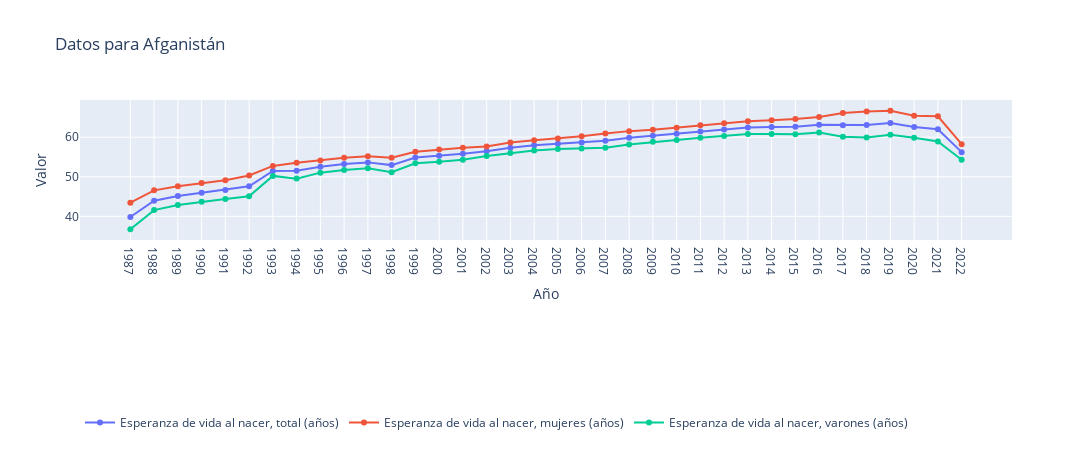
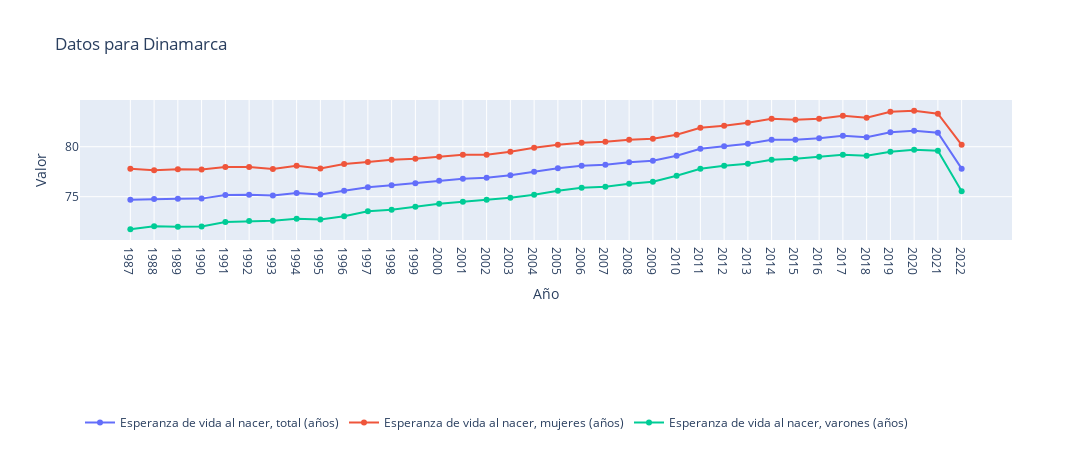
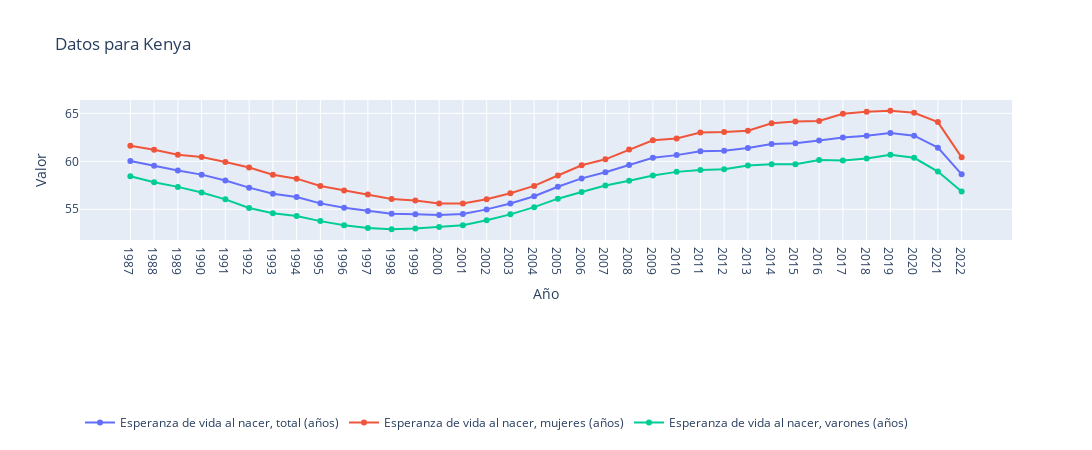
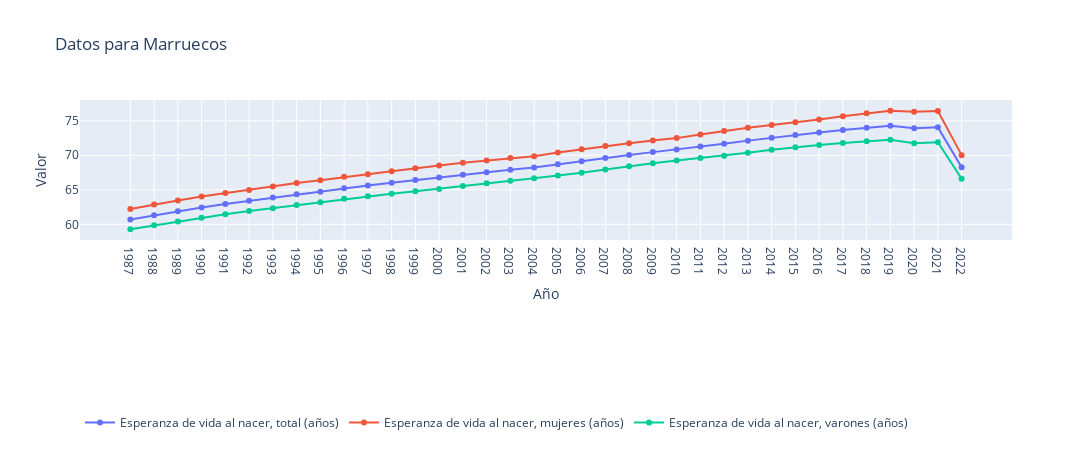

Notebook code cell kept with these figures, in order:
### Markdown cell above
## Observemos la distribución de los factores por cada país a continuación

### Code cell
# Obtener los factores únicos por país
factores_por_pais = df_filled.groupby(['país'])['factor_(serie)'].unique().apply(list).to_dict()

# Crear una lista con los nombres de los países en el DataFrame
paises = df_filled['país'].unique().tolist()

# Crear un widget de menú desplegable (dropdown) para seleccionar un país
dropdown_paises = widgets.Dropdown(
    options=paises,
    description='Seleccionar país:'
)

# Función para graficar los datos por país seleccionado
def graficar_datos_por_pais(pais):
    datos_pais = df_filled[df_filled['país'] == pais]

    fig = go.Figure()
    
    for factor in factores_por_pais[pais]:
        datos_factor = datos_pais[datos_pais['factor_(serie)'] == factor]
        fig.add_trace(go.Scatter(x=datos_factor['Año'], y=datos_factor['Valor'], mode='lines+markers', name=factor))
    
    fig.update_layout(
        title=f'Datos para {pais}',
        xaxis_title='Año',
        yaxis_title='Valor',
        legend=dict(x=0, y=-1.2, orientation='h'),
        height=450,
        width=1200
    )
    fig.show()

# Interactividad: enlazar el widget de menú desplegable a la función de graficado
widgets.interactive(graficar_datos_por_pais, pais=dropdown_paises)

### Figure 1 — Plotly figure (JSON) as saved in the notebook; plotly's stock layout.template omitted (floating-point values rounded to 4 significant figures)
{"data": [{"mode": "lines+markers", "name": "Esperanza de vida al nacer, total (años)", "type": "scatter", "x": ["1987", "1988", "1989", "1990", "1991", "1992", "1993", "1994", "1995", "1996", "1997", "1998", "1999", "2000", "2001", "2002", "2003", "2004", "2005", "2006", "2007", "2008", "2009", "2010", "2011", "2012", "2013", "2014", "2015", "2016", "2017", "2018", "2019", "2020", "2021", "2022"], "y": [39.84, 43.96, 45.16, 45.97, 46.66, 47.6, 51.47, 51.49, 52.54, 53.24, 53.63, 52.94, 54.85, 55.3, 55.8, 56.45, 57.34, 57.94, 58.36, 58.68, 59.11, 59.85, 60.36, 60.85, 61.42, 61.92, 62.42, 62.55, 62.66, 63.14, 63.02, 63.08, 63.56, 62.58, 61.98, 56.22]}, {"mode": "lines+markers", "name": "Esperanza de vida al nacer, mujeres (años)", "type": "scatter", "x": ["1987", "1988", "1989", "1990", "1991", "1992", "1993", "1994", "1995", "1996", "1997", "1998", "1999", "2000", "2001", "2002", "2003", "2004", "2005", "2006", "2007", "2008", "2009", "2010", "2011", "2012", "2013", "2014", "2015", "2016", "2017", "2018", "2019", "2020", "2021", "2022"], "y": [43.45, 46.57, 47.61, 48.4, 49.14, 50.32, 52.74, 53.54, 54.09, 54.81, 55.15, 54.82, 56.3, 56.86, 57.34, 57.67, 58.65, 59.22, 59.7, 60.24, 60.91, 61.53, 61.89, 62.41, 62.99, 63.51, 64.03, 64.27, 64.58, 65.1, 66.1, 66.46, 66.68, 65.43, 65.28, 58.22]}, {"mode": "lines+markers", "name": "Esperanza de vida al nacer, varones (años)", "type": "scatter", "x": ["1987", "1988", "1989", "1990", "1991", "1992", "1993", "1994", "1995", "1996", "1997", "1998", "1999", "2000", "2001", "2002", "2003", "2004", "2005", "2006", "2007", "2008", "2009", "2010", "2011", "2012", "2013", "2014", "2015", "2016", "2017", "2018", "2019", "2020", "2021", "2022"], "y": [36.74, 41.57, 42.89, 43.71, 44.35, 45.07, 50.22, 49.53, 51.04, 51.72, 52.15, 51.13, 53.41, 53.76, 54.27, 55.23, 56.03, 56.66, 57.01, 57.13, 57.34, 58.17, 58.82, 59.28, 59.83, 60.32, 60.79, 60.81, 60.76, 61.19, 60.1, 59.92, 60.62, 59.87, 58.91, 54.3]}], "layout": {"height": 450, "legend": {"orientation": "h", "x": 0, "y": -1.2}, "title": {"text": "Datos para Afganistán"}, "width": 1200, "xaxis": {"title": {"text": "Año"}}, "yaxis": {"title": {"text": "Valor"}}}}

### Figure 2 — Plotly figure (JSON) as saved in the notebook; plotly's stock layout.template omitted (floating-point values rounded to 4 significant figures)
{"data": [{"mode": "lines+markers", "name": "Esperanza de vida al nacer, total (años)", "type": "scatter", "x": ["1987", "1988", "1989", "1990", "1991", "1992", "1993", "1994", "1995", "1996", "1997", "1998", "1999", "2000", "2001", "2002", "2003", "2004", "2005", "2006", "2007", "2008", "2009", "2010", "2011", "2012", "2013", "2014", "2015", "2016", "2017", "2018", "2019", "2020", "2021", "2022"], "y": [74.69, 74.77, 74.8, 74.81, 75.16, 75.19, 75.12, 75.38, 75.21, 75.59, 75.95, 76.14, 76.34, 76.59, 76.79, 76.9, 77.14, 77.49, 77.84, 78.1, 78.2, 78.45, 78.6, 79.1, 79.8, 80.05, 80.3, 80.7, 80.7, 80.85, 81.1, 80.95, 81.45, 81.6, 81.4, 77.81]}, {"mode": "lines+markers", "name": "Esperanza de vida al nacer, mujeres (años)", "type": "scatter", "x": ["1987", "1988", "1989", "1990", "1991", "1992", "1993", "1994", "1995", "1996", "1997", "1998", "1999", "2000", "2001", "2002", "2003", "2004", "2005", "2006", "2007", "2008", "2009", "2010", "2011", "2012", "2013", "2014", "2015", "2016", "2017", "2018", "2019", "2020", "2021", "2022"], "y": [77.79, 77.64, 77.75, 77.73, 77.98, 77.96, 77.77, 78.1, 77.83, 78.26, 78.46, 78.7, 78.8, 79, 79.2, 79.2, 79.5, 79.9, 80.2, 80.4, 80.5, 80.7, 80.8, 81.2, 81.9, 82.1, 82.4, 82.8, 82.7, 82.8, 83.1, 82.9, 83.5, 83.6, 83.3, 80.18]}, {"mode": "lines+markers", "name": "Esperanza de vida al nacer, varones (años)", "type": "scatter", "x": ["1987", "1988", "1989", "1990", "1991", "1992", "1993", "1994", "1995", "1996", "1997", "1998", "1999", "2000", "2001", "2002", "2003", "2004", "2005", "2006", "2007", "2008", "2009", "2010", "2011", "2012", "2013", "2014", "2015", "2016", "2017", "2018", "2019", "2020", "2021", "2022"], "y": [71.74, 72.04, 71.99, 72.02, 72.47, 72.56, 72.59, 72.78, 72.72, 73.05, 73.55, 73.7, 74, 74.3, 74.5, 74.7, 74.9, 75.2, 75.6, 75.9, 76, 76.3, 76.5, 77.1, 77.8, 78.1, 78.3, 78.7, 78.8, 79, 79.2, 79.1, 79.5, 79.7, 79.6, 75.54]}], "layout": {"height": 450, "legend": {"orientation": "h", "x": 0, "y": -1.2}, "title": {"text": "Datos para Dinamarca"}, "width": 1200, "xaxis": {"title": {"text": "Año"}}, "yaxis": {"title": {"text": "Valor"}}}}

### Figure 3 — Plotly figure (JSON) as saved in the notebook; plotly's stock layout.template omitted (floating-point values rounded to 4 significant figures)
{"data": [{"mode": "lines+markers", "name": "Esperanza de vida al nacer, total (años)", "type": "scatter", "x": ["1987", "1988", "1989", "1990", "1991", "1992", "1993", "1994", "1995", "1996", "1997", "1998", "1999", "2000", "2001", "2002", "2003", "2004", "2005", "2006", "2007", "2008", "2009", "2010", "2011", "2012", "2013", "2014", "2015", "2016", "2017", "2018", "2019", "2020", "2021", "2022"], "y": [60.04, 59.54, 59.04, 58.61, 58.01, 57.26, 56.62, 56.27, 55.62, 55.16, 54.82, 54.53, 54.49, 54.41, 54.51, 54.99, 55.6, 56.36, 57.34, 58.22, 58.87, 59.61, 60.37, 60.65, 61.05, 61.12, 61.39, 61.82, 61.89, 62.16, 62.48, 62.68, 62.94, 62.67, 61.43, 58.64]}, {"mode": "lines+markers", "name": "Esperanza de vida al nacer, mujeres (años)", "type": "scatter", "x": ["1987", "1988", "1989", "1990", "1991", "1992", "1993", "1994", "1995", "1996", "1997", "1998", "1999", "2000", "2001", "2002", "2003", "2004", "2005", "2006", "2007", "2008", "2009", "2010", "2011", "2012", "2013", "2014", "2015", "2016", "2017", "2018", "2019", "2020", "2021", "2022"], "y": [61.62, 61.21, 60.7, 60.44, 59.93, 59.35, 58.6, 58.2, 57.42, 56.95, 56.53, 56.08, 55.92, 55.6, 55.61, 56.06, 56.67, 57.44, 58.52, 59.59, 60.21, 61.23, 62.2, 62.38, 63.0, 63.07, 63.19, 63.98, 64.14, 64.2, 64.96, 65.16, 65.28, 65.06, 64.09, 60.42]}, {"mode": "lines+markers", "name": "Esperanza de vida al nacer, varones (años)", "type": "scatter", "x": ["1987", "1988", "1989", "1990", "1991", "1992", "1993", "1994", "1995", "1996", "1997", "1998", "1999", "2000", "2001", "2002", "2003", "2004", "2005", "2006", "2007", "2008", "2009", "2010", "2011", "2012", "2013", "2014", "2015", "2016", "2017", "2018", "2019", "2020", "2021", "2022"], "y": [58.44, 57.83, 57.34, 56.74, 56.04, 55.14, 54.59, 54.31, 53.77, 53.33, 53.05, 52.92, 53.01, 53.16, 53.34, 53.86, 54.47, 55.23, 56.11, 56.8, 57.47, 57.97, 58.52, 58.9, 59.09, 59.17, 59.58, 59.69, 59.69, 60.15, 60.09, 60.29, 60.68, 60.37, 58.94, 56.86]}], "layout": {"height": 450, "legend": {"orientation": "h", "x": 0, "y": -1.2}, "title": {"text": "Datos para Kenya"}, "width": 1200, "xaxis": {"title": {"text": "Año"}}, "yaxis": {"title": {"text": "Valor"}}}}

### Figure 4 — Plotly figure (JSON) as saved in the notebook; plotly's stock layout.template omitted (floating-point values rounded to 4 significant figures)
{"data": [{"mode": "lines+markers", "name": "Esperanza de vida al nacer, total (años)", "type": "scatter", "x": ["1987", "1988", "1989", "1990", "1991", "1992", "1993", "1994", "1995", "1996", "1997", "1998", "1999", "2000", "2001", "2002", "2003", "2004", "2005", "2006", "2007", "2008", "2009", "2010", "2011", "2012", "2013", "2014", "2015", "2016", "2017", "2018", "2019", "2020", "2021", "2022"], "y": [60.71, 61.32, 61.9, 62.45, 62.95, 63.4, 63.87, 64.35, 64.74, 65.24, 65.63, 66.02, 66.41, 66.79, 67.18, 67.55, 67.92, 68.23, 68.7, 69.13, 69.6, 70.05, 70.46, 70.83, 71.27, 71.68, 72.12, 72.54, 72.92, 73.28, 73.66, 73.99, 74.27, 73.92, 74.04, 68.26]}, {"mode": "lines+markers", "name": "Esperanza de vida al nacer, mujeres (años)", "type": "scatter", "x": ["1987", "1988", "1989", "1990", "1991", "1992", "1993", "1994", "1995", "1996", "1997", "1998", "1999", "2000", "2001", "2002", "2003", "2004", "2005", "2006", "2007", "2008", "2009", "2010", "2011", "2012", "2013", "2014", "2015", "2016", "2017", "2018", "2019", "2020", "2021", "2022"], "y": [62.21, 62.86, 63.46, 64.02, 64.52, 64.97, 65.5, 65.99, 66.39, 66.88, 67.27, 67.68, 68.13, 68.53, 68.9, 69.24, 69.59, 69.87, 70.4, 70.88, 71.34, 71.76, 72.14, 72.48, 73.02, 73.53, 73.98, 74.39, 74.78, 75.18, 75.66, 76.09, 76.45, 76.31, 76.4, 70.02]}, {"mode": "lines+markers", "name": "Esperanza de vida al nacer, varones (años)", "type": "scatter", "x": ["1987", "1988", "1989", "1990", "1991", "1992", "1993", "1994", "1995", "1996", "1997", "1998", "1999", "2000", "2001", "2002", "2003", "2004", "2005", "2006", "2007", "2008", "2009", "2010", "2011", "2012", "2013", "2014", "2015", "2016", "2017", "2018", "2019", "2020", "2021", "2022"], "y": [59.29, 59.86, 60.42, 60.96, 61.46, 61.92, 62.34, 62.8, 63.18, 63.69, 64.08, 64.44, 64.78, 65.14, 65.54, 65.93, 66.31, 66.66, 67.08, 67.45, 67.94, 68.41, 68.85, 69.24, 69.6, 69.93, 70.37, 70.79, 71.17, 71.5, 71.78, 72.03, 72.25, 71.76, 71.89, 66.6]}], "layout": {"height": 450, "legend": {"orientation": "h", "x": 0, "y": -1.2}, "title": {"text": "Datos para Marruecos"}, "width": 1200, "xaxis": {"title": {"text": "Año"}}, "yaxis": {"title": {"text": "Valor"}}}}
